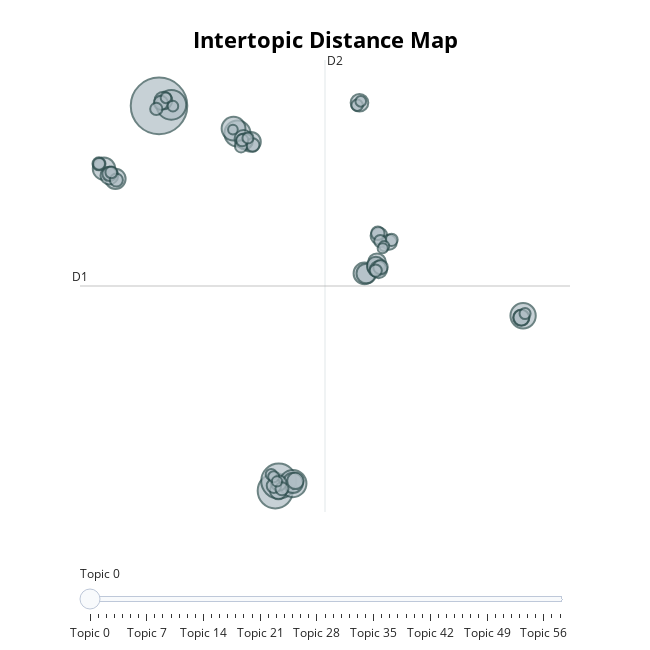

Source (notebook cell):
### Code cell
# Optional: visualize
topic_model_better.visualize_topics().show()
